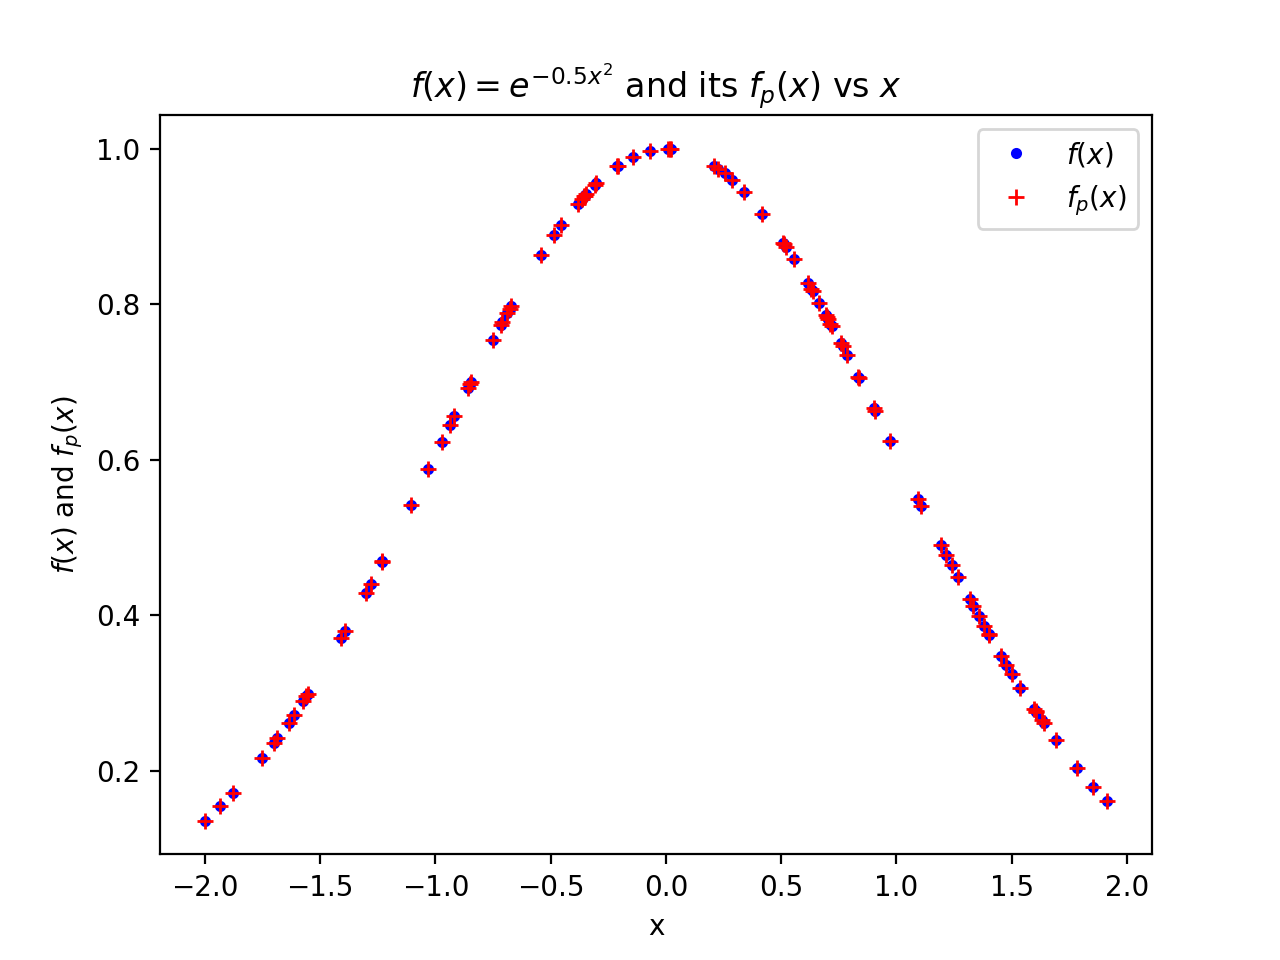

The script that drew this image:
#!/usr/bin/env python3
# -*- coding: utf-8 -*-
"""
Created on Wed Dec 19 21:04:15 2018

@author: alfred_mac
"""

import numpy as np
import matplotlib.pyplot as plt
import numpy.linalg as la
import numpy.random as rand
import pFit
import pEval

d = 100 # Note: Error increases as d increases too much
x = 4*rand.random(d)-2

# Function is e^(-0.5x^2)
f = np.exp(-0.5*x*x)
p = pFit.pFit(x,f)
fp = pEval.pEval(x,p)


plt.plot(x,f,'b .')
plt.plot(x,fp,'r +')
plt.title('$f(x)=e^{-0.5x^{2}}$ and its $f_{p}(x)$ vs $x$')
plt.legend(['$f(x)$','$f_{p}(x)$'])
plt.xlabel('x')
plt.ylabel('$f(x)$ and $f_{p}(x)$')
plt.show()
